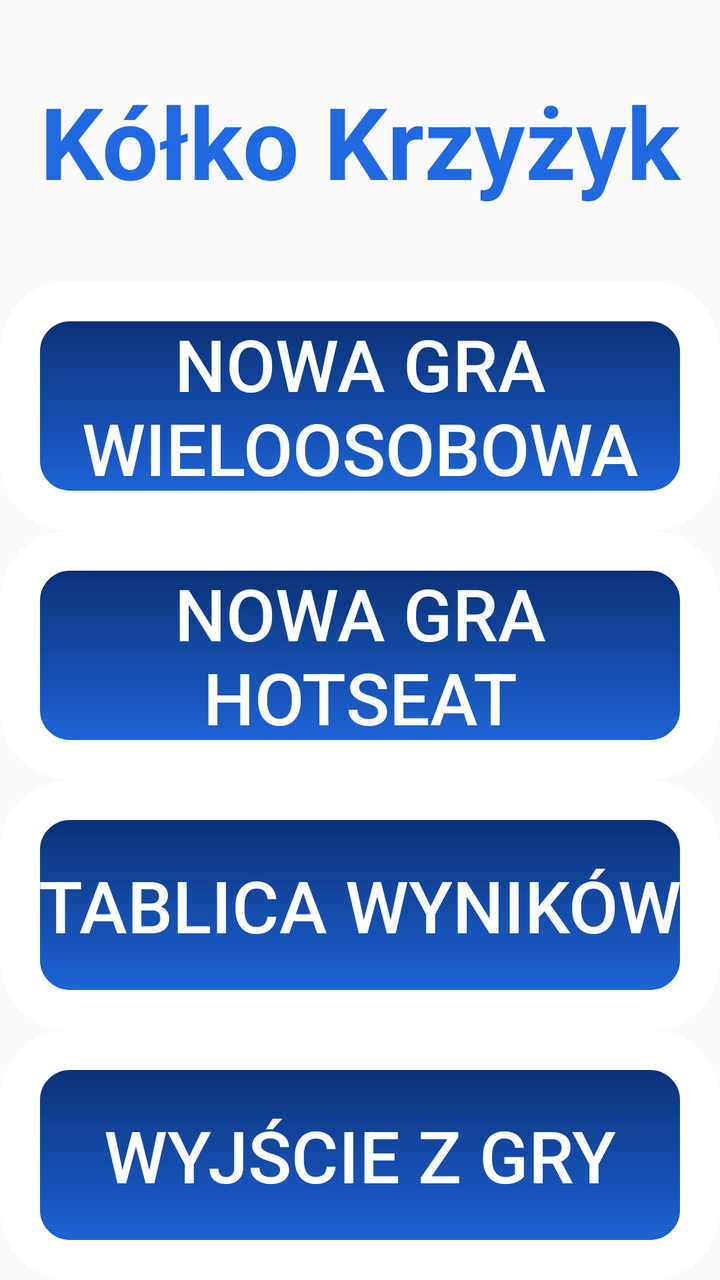
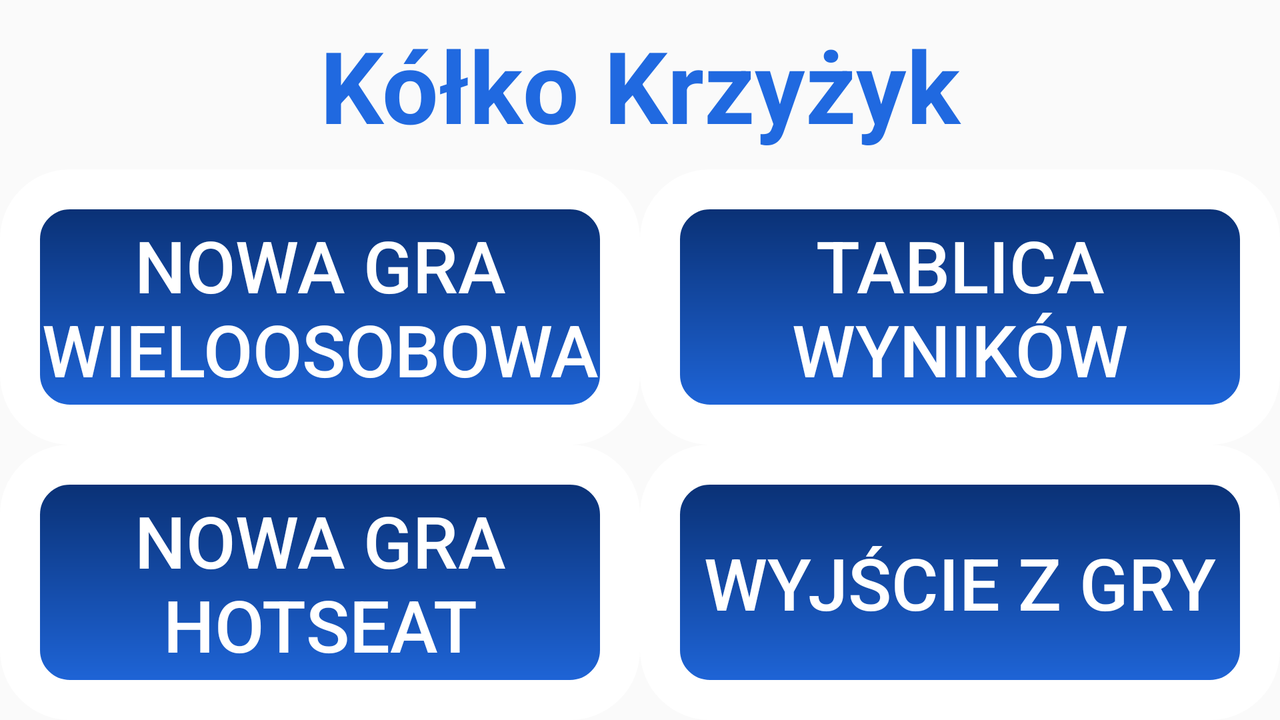

An Android layout and its configuration variant, each rendered on a device that would load it. The default file and the variant file are quoted in full after the pictures.
<!-- AndroidManifest.xml: application theme AppTheme -->
<!-- res/layout/activity_main.xml -->
<?xml version="1.0" encoding="utf-8"?>
<LinearLayout
        xmlns:android="http://schemas.android.com/apk/res/android"
        xmlns:tools="http://schemas.android.com/tools"
        xmlns:app="http://schemas.android.com/apk/res-auto"
        tools:context=".MainActivity"
        android:layout_width="match_parent"
        android:layout_height="match_parent"
        android:orientation="vertical"
    >

    <TextView
        android:id="@+id/player"
        android:layout_width="match_parent"
        android:layout_height="0dp"
        android:layout_marginStart="8dp"
        android:layout_marginTop="8dp"
        android:layout_marginEnd="8dp"
        android:layout_marginBottom="8dp"
        android:layout_weight="5"
        android:text="@string/name"
        android:textAlignment="center"
        android:gravity="center"
        android:textAllCaps="false"
        android:textColor="@color/colorAccent"
        android:textSize="50sp"
        android:textStyle="bold"
        />
















    <Button
        android:id="@+id/btn"
        android:layout_width="match_parent"
        android:layout_height="0dp"
        android:layout_weight="5"
        android:background="@drawable/button_main"
        android:text="@string/multiplayer"
        android:textSize="36sp" />

    <Button
        android:id="@+id/btn_2"
        android:background="@drawable/button_main"
        android:layout_width="match_parent"
        android:layout_height="0dp"
        android:layout_weight="5"
        android:text="@string/hotseat"
        android:textSize="36sp" />
    <Button
        android:id="@+id/btn_3"
        android:layout_width="match_parent"
        android:background="@drawable/button_main"
        android:layout_height="0dp"
        android:layout_weight="5"
        android:text="@string/score"
        android:textSize="36sp" />

    <Button
        android:id="@+id/btn_4"
        android:layout_width="match_parent"
        android:background="@drawable/button_main"
        android:layout_height="0dp"
        android:layout_weight="5"
        android:text="@string/exit"
        android:textSize="36sp" />
</LinearLayout>
<!-- resources referenced by this layout -->
<resources>
  <color name="colorAccent">#2069e0</color>
  <!-- drawable button_main (drawable) -->
  <?xml version="1.0" encoding="utf-8"?>
  <shape xmlns:android="http://schemas.android.com/apk/res/android"
      android:shape="rectangle">
      <gradient
          android:angle="90"
          android:endColor="#082c6c"
          android:startColor="#2069e0" />
  
      <padding
          android:bottom="5dp"
          android:left="5dp"
          android:right="5dp"
          android:top="5dp" />
  
      <stroke
          android:width="20dp"
          android:color="#FFF"
          />
  
  
      <corners android:radius="25dp" />
  </shape>
  <string name="exit">Wyjście z gry</string>
  <string name="hotseat">Nowa gra hotseat</string>
  <string name="multiplayer">Nowa gra wieloosobowa</string>
  <string name="name">Kółko Krzyżyk</string>
  <string name="score">Tablica wyników</string>
  <style name="AppTheme" parent="Theme.AppCompat.Light.DarkActionBar">
          
          <item name="colorPrimary">@color/colorPrimary</item>
          <item name="colorPrimaryDark">@color/colorPrimaryDark</item>
          <item name="colorAccent">@color/colorAccent</item>
          <item name="buttonStyle">@style/CustomButton</item>
      </style>
  <color name="colorPrimary">#878683</color>
  <color name="colorPrimaryDark">#444444</color>
  <style name="CustomButton" parent="Widget.AppCompat.Button">
          <item name="android:background">@drawable/custom_button</item>
          <item name="android:textColor">#FFF</item>
          <item name="android:stateListAnimator">@null</item>
      </style>
  <!-- drawable custom_button (drawable) -->
  <?xml version="1.0" encoding="utf-8"?>
  <selector xmlns:android="http://schemas.android.com/apk/res/android">
      <item
          android:state_pressed="true"
          android:drawable="@drawable/button_tic" />
      <item
          android:state_enabled="false"
          android:drawable="@drawable/button_toe" />
      <item
          android:drawable="@drawable/button_default" />
  </selector>
  <!-- drawable button_tic (drawable) -->
  <?xml version="1.0" encoding="utf-8"?>
  <shape xmlns:android="http://schemas.android.com/apk/res/android"
      android:shape="rectangle">
  
      <gradient
          android:angle="90"
          android:endColor="#86c66a"
          android:startColor="#b0de9d" />
  
      <padding
          android:bottom="7dp"
          android:left="7dp"
          android:right="7dp"
          android:top="7dp" />
  
      <stroke
          android:width="2dp"
          android:color="#FFF" />
      
  
  
  
  </shape>
  <!-- drawable button_toe (drawable) -->
  <?xml version="1.0" encoding="utf-8"?>
  <shape xmlns:android="http://schemas.android.com/apk/res/android"
      android:shape="rectangle">
  
      <solid android:color="#b6b7b5" />
  
      <padding
          android:bottom="7dp"
          android:left="7dp"
          android:right="7dp"
          android:top="7dp" />
  
      <stroke
          android:width="2dp"
          android:color="#FFF" />
      
  
  
  
  </shape>
  <!-- drawable button_default (drawable) -->
  <?xml version="1.0" encoding="utf-8"?>
  <shape xmlns:android="http://schemas.android.com/apk/res/android"
      android:shape="rectangle">
      <gradient
          android:angle="90"
          android:endColor="#6ca752"
          android:startColor="#9dcf87" />
  
      <padding
          android:bottom="7dp"
          android:left="7dp"
          android:right="7dp"
          android:top="7dp" />
  
      <stroke
          android:width="2dp"
          android:color="#FFF" />
      
  
  
  </shape>
</resources>
<!-- res/layout-land/activity_main.xml (the repository's variant of the layout above) -->
<!-- drawn on the phone turned sideways -->
<?xml version="1.0" encoding="utf-8"?>
<LinearLayout
        xmlns:android="http://schemas.android.com/apk/res/android"
        xmlns:tools="http://schemas.android.com/tools"
        xmlns:app="http://schemas.android.com/apk/res-auto"
        tools:context=".MainActivity"
        android:layout_width="match_parent"
        android:layout_height="match_parent"
        android:orientation="vertical">


    <TextView
        android:id="@+id/player"
        android:layout_width="match_parent"
        android:layout_height="0dp"
        android:layout_marginStart="8dp"
        android:layout_marginTop="8dp"
        android:layout_marginEnd="8dp"
        android:layout_marginBottom="8dp"
        android:layout_weight="2"
        android:gravity="center"
        android:text="@string/name"
        android:textAlignment="center"
        android:textAllCaps="false"
        android:textColor="@color/colorAccent"
        android:textSize="50sp"
        android:textStyle="bold" />







    <LinearLayout
        android:layout_width="match_parent"
        android:layout_height="0dp"
        android:layout_weight="8"
        android:orientation="horizontal">

        <LinearLayout
            android:layout_width="0dp"
            android:layout_height="match_parent"
            android:layout_weight="5"
            android:orientation="vertical">

            <Button
                android:id="@+id/btn"
                android:layout_width="match_parent"
                android:layout_height="0dp"
                android:layout_weight="5"
                android:background="@drawable/button_main"
                android:text="@string/multiplayer"
                android:textSize="36sp" />

            <Button
                android:id="@+id/btn_2"
                android:background="@drawable/button_main"
                android:layout_width="match_parent"
                android:layout_height="0dp"
                android:layout_weight="5"
                android:text="@string/hotseat"
                android:textSize="36sp" />
        </LinearLayout>

        <LinearLayout
            android:layout_width="0dp"
            android:layout_height="match_parent"
            android:layout_weight="5"
            android:orientation="vertical">

            <Button
                android:id="@+id/btn_3"
                android:layout_width="match_parent"
                android:background="@drawable/button_main"
                android:layout_height="0dp"
                android:layout_weight="5"
                android:text="@string/score"
                android:textSize="36sp" />

            <Button
                android:id="@+id/btn_4"
                android:layout_width="match_parent"
                android:background="@drawable/button_main"
                android:layout_height="0dp"
                android:layout_weight="5"
                android:text="@string/exit"
                android:textSize="36sp" />
        </LinearLayout>
    </LinearLayout>
</LinearLayout>
